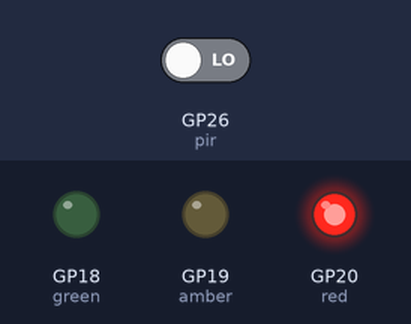
A program run on a simulated Raspberry Pi Pico running MicroPython. On the bench: output pins drawn as LEDs (lit = HIGH). The test bench sets the inputs (shaded band); at power-on: GP26 (pir) LOW.

Above: at 0.1 s.
At 11.2 s:
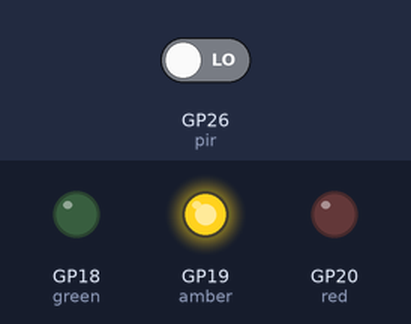
11.3 s: GP26 (pir) driven HIGH
At 12.0 s:
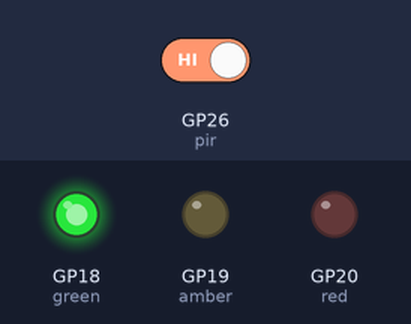
Timing chart, 0 to 14.3 s (numbered marks = the images above; inputs shaded):
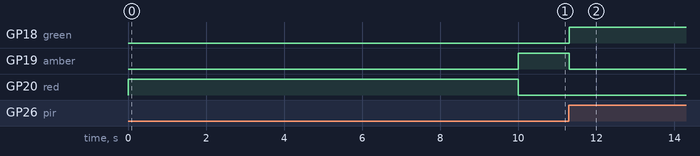

Measured:
- after the input at 11.3 s, GP18 (green): LOW → HIGH at once; GP19 (amber): HIGH → LOW at once

The program:

exo1.py
```python
# main.py -- put your code here!
from machine import Pin
from time import sleep

red = Pin(20, Pin.OUT)
amber = Pin(19, Pin.OUT)
green = Pin(18, Pin.OUT)

pir  = Pin(26, Pin.IN, Pin.PULL_DOWN)


red.value(1)
amber.value(0)
green.value(0)

sleep(10)

red.value(0)
amber.value(1)

while True:
  sleep(0.01)
  if pir.value() == 1:
    amber.value(0)
    green.value(1)
    sleep(5)
  else:
    green.value(0)
    amber.value(1)
```
